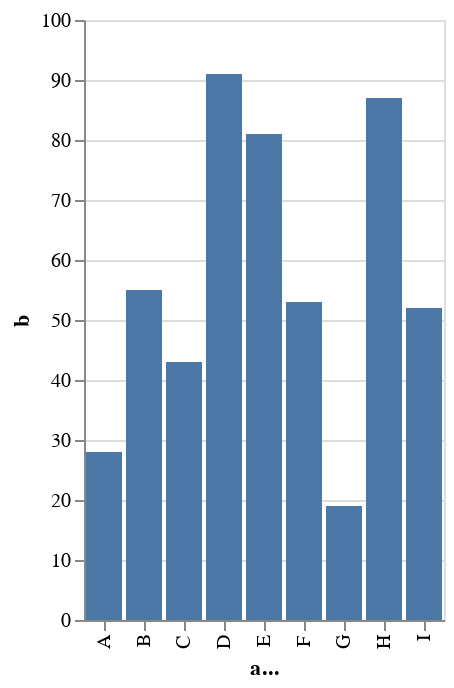

The notebook cell saved with this chart:
### Code cell
# import altair as alt
# alt.Chart(df).mark_bar().encode(
#     x=alt.X(longtitle, axis=alt.Axis(title=longtitle)),
#     y=alt.Y(df., axis=alt.Axis(title="Record"))
# )
import altair as alt
import pandas as pd
source = pd.DataFrame({
    'a': ['A', 'B', 'C', 'D', 'E', 'F', 'G', 'H', 'I'],
    'b': [28, 55, 43, 91, 81, 53, 19, 87, 52]
})
chart = alt.Chart(source).mark_bar().encode(
    x=alt.X('a', axis=alt.Axis(labelOverlap=True)),
    y=alt.Y('b')
)
chart.encoding.x.axis.title = 'a...'
chart

### Figure 1 — Vega-Lite specification as saved in the notebook (floating-point values rounded to 4 significant figures)
{"config": {"view": {"continuousWidth": 400, "continuousHeight": 300}}, "data": {"name": "data-c2a3e89ba9d5d1687d5e8c28d630a033"}, "mark": "bar", "encoding": {"x": {"type": "nominal", "axis": {"labelOverlap": true, "title": "a..."}, "field": "a"}, "y": {"type": "quantitative", "field": "b"}}, "$schema": "https://vega.github.io/schema/vega-lite/v4.8.1.json", "datasets": {"data-c2a3e89ba9d5d1687d5e8c28d630a033": [{"a": "A", "b": 28}, {"a": "B", "b": 55}, {"a": "C", "b": 43}, {"a": "D", "b": 91}, {"a": "E", "b": 81}, {"a": "F", "b": 53}, {"a": "G", "b": 19}, {"a": "H", "b": 87}, {"a": "I", "b": 52}]}}
